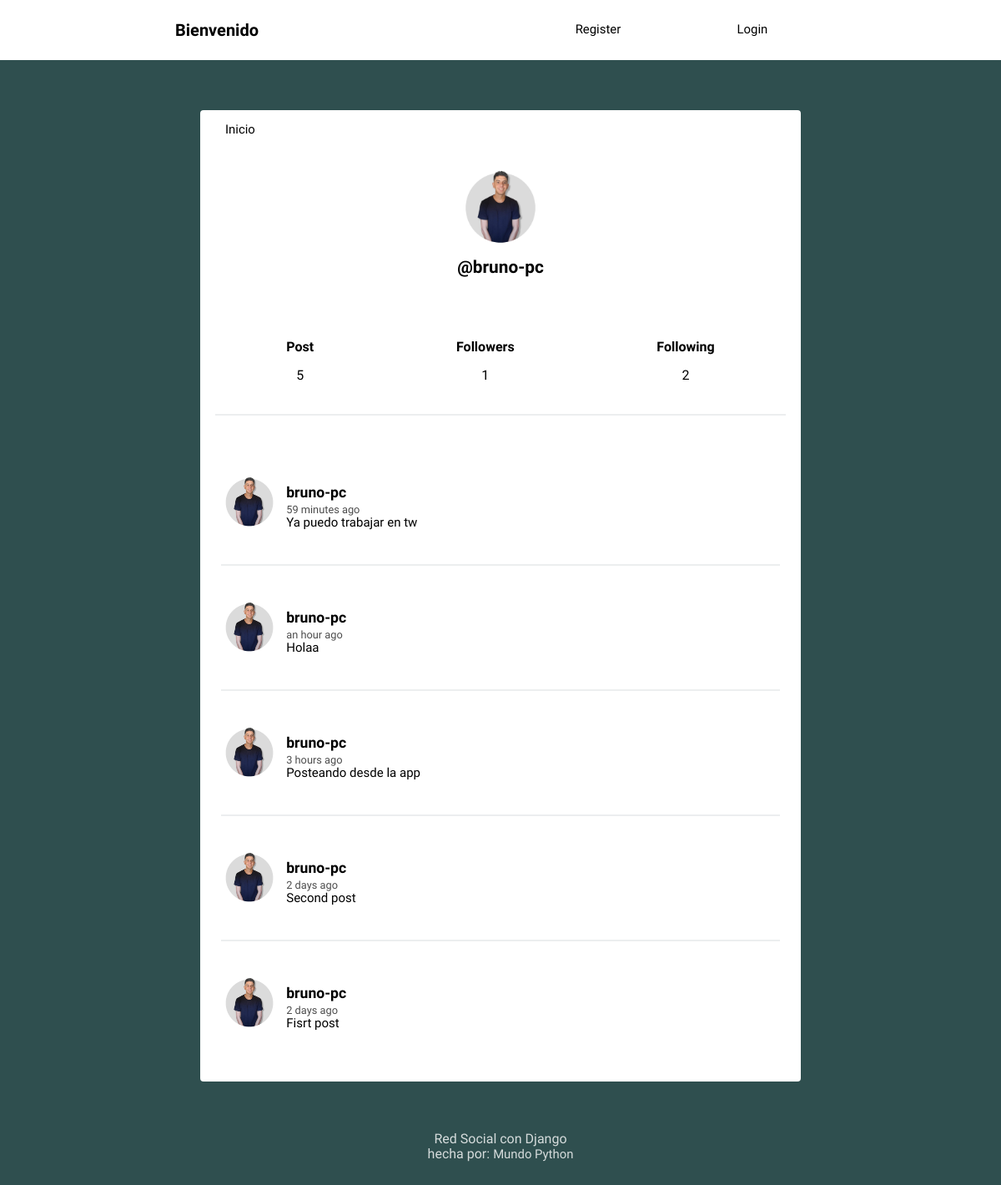
The page /profile/bruno-pc on the database its author committed.
### red_social/models.py (models this page shows, shortened)
class Profile(models.Model):
    user = models.OneToOneField(User, on_delete=models.CASCADE)
    image = models.ImageField(default='batman.png')
    def following(self):
        user_ids = Relationship.objects.filter(from_user=self.user)\
                                .values_list('to_user_id', flat=True)
        return User.objects.filter(id__in=user_ids)
    def followers(self):
        user_ids = Relationship.objects.filter(to_user=self.user)\
                                .values_list('from_user_id', flat=True)
        return User.objects.filter(id__in=user_ids)

class Post(models.Model):
    user = models.ForeignKey(User, on_delete=models.CASCADE, related_name='posts')
    timestamp = models.DateTimeField(default = timezone.now)
    content = models.TextField(blank=True)
    class Meta:
        ordering = ['-timestamp']

### red_social/views.py (the view)
# urls.py: path('profile/', views.profile, name='profile'),
def profile(request, username=None):
    current_user = request.user
    if username and username != current_user.username:
        user = User.objects.get(username=username)
        posts = user.posts.all()
    else:
        posts = current_user.posts.all()
        user = current_user
    return render(request, 'social/profile.html', {'user': user, 'posts': posts})

### red_social/templates/social/profile.html (shortened to what this page needs)
{% extends 'social/feed.html' %}
{% block content %}
<div class="profile">
	<img src="{{user.profile.image.url}}">
	<h2>@{{user.username}}</h2>
</div>
<div class="follow">
	<div>
		<h5>Post</h5>
		<p>{{user.posts.count}}</p>
	</div>
	<div>
		<h5>Followers</h5>
		<p>{{user.profile.followers.count}}</p>
	</div>
	<div>
		<h5>Following</h5>
		<p>{{user.profile.following.count}}</p>
	</div>
</div>
{{ block.super }}
{% endblock %}

### red_social/templates/social/feed.html (shortened to what this page needs)
{% extends 'social/layout.html' %}
{% load static %}
{% load humanize %}
{% block content %}
{% for post in posts %}
<article>
    <div class="container-article">
        <img src="{{post.user.profile.image.url}}">
        <div>
            <h2 class="username"><a href={% url 'profile' post.user.username %}>{{post.user.username}}</a></h2>
            <time data-time="#">{{post.timestamp|naturaltime}}</time>
            <div class="post">{{post.content}}</div>
        </div>
    </div>
</article>
{% endfor %}
{% endblock %}

### red_social/static/style.css (style rules this page uses)
body { background: #2F4F4F; font-size: 62.5%; font-family: 'Varela Round', Helvetica, Arial, serif; }
h5 { font-size: 1rem; margin-bottom: 0; }
p { font-size: 1rem; }
img { object-fit: cover; }
a { font-size: .93rem; text-decoration: none; color: black; }
article { width: 93%; margin: auto; padding: 40px 0; border-bottom: 2px solid #ECEEEF; }
.username { margin-bottom: .2rem; }
.username a { font-size: 1.1rem; }
.container-article { display: flex; }
.container-article img { height: 68px; width: 68px; margin-right: 10px; border-radius: 50%; }
article:last-child { border-bottom: 0; }
time { font-size: .8rem; opacity: .7; }
.post { font-size: .94rem; }
.profile { display: flex; align-items: center; flex-direction: column; }
.profile img { height: 100px; width: 100px; margin-right: 10px; border-radius: 50%; margin: 20px; }
.profile h2 { margin-top: -10px; font-size: 1.3rem; }
.follow { display: flex; width: 95%; justify-content: space-around; margin: 30px auto; text-align: center; border-bottom: 2px solid #ECEEEF; padding-bottom: 20px; }

### rows shown on the page
Post: user.profile.image (picture), user.username "bruno-pc", timestamp "59 minutes ago", content "Ya puedo trabajar en tw"
Post: user.profile.image (picture), user.username "bruno-pc", timestamp "an hour ago", content "Holaa"
Post: user.profile.image (picture), user.username "bruno-pc", timestamp "3 hours ago", content "Posteando desde la app"
Post: user.profile.image (picture), user.username "bruno-pc", timestamp "2 days ago", content "Second post"
Post: user.profile.image (picture), user.username "bruno-pc", timestamp "2 days ago", content "Fisrt post"

### other values the page prints
{{ user.username }} "bruno-pc"
{{ user.posts.count }} "5"
{{ user.profile.followers.count }} "1"
{{ user.profile.following.count }} "2"
